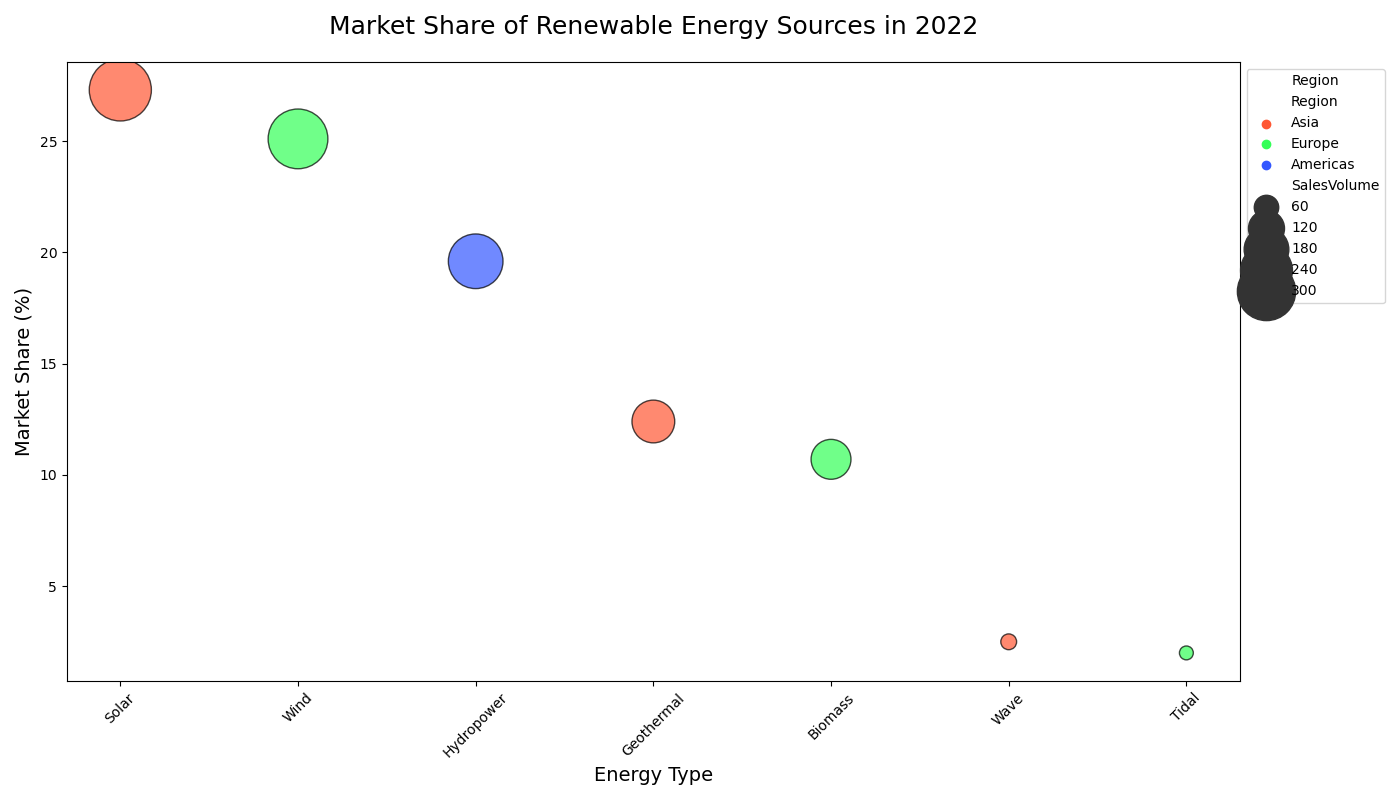

Reproduce this figure in Python.

import seaborn as sns
import matplotlib.pyplot as plt
import pandas as pd

data = {
    'Type': ['Solar', 'Wind', 'Hydropower', 'Geothermal', 'Biomass', 'Wave', 'Tidal'],
    'MarketShare': [27.3, 25.1, 19.6, 12.4, 10.7, 2.5, 2.0],
    'SalesVolume': [340.2, 315.4, 265.3, 165.8, 145.6, 30.2, 25.3],
    'Region': ['Asia', 'Europe', 'Americas', 'Asia', 'Europe', 'Asia', 'Europe']
}

df = pd.DataFrame(data)

plt.figure(figsize=(14, 8))
bubble_chart = sns.scatterplot(data=df, x="Type", y="MarketShare", size="SalesVolume", hue="Region", 
                               palette=["#FF5733", "#33FF57", "#3357FF", "#FF33A8"], sizes=(100, 2000), 
                               alpha=0.7, edgecolor="k", linewidth=1)

plt.title("Market Share of Renewable Energy Sources in 2022", fontsize=18, pad=20)
plt.xlabel("Energy Type", fontsize=14)
plt.ylabel("Market Share (%)", fontsize=14)
plt.xticks(rotation=45)
plt.legend(title="Region", loc="upper left", bbox_to_anchor=(1, 1))

plt.tight_layout()
plt.show()
